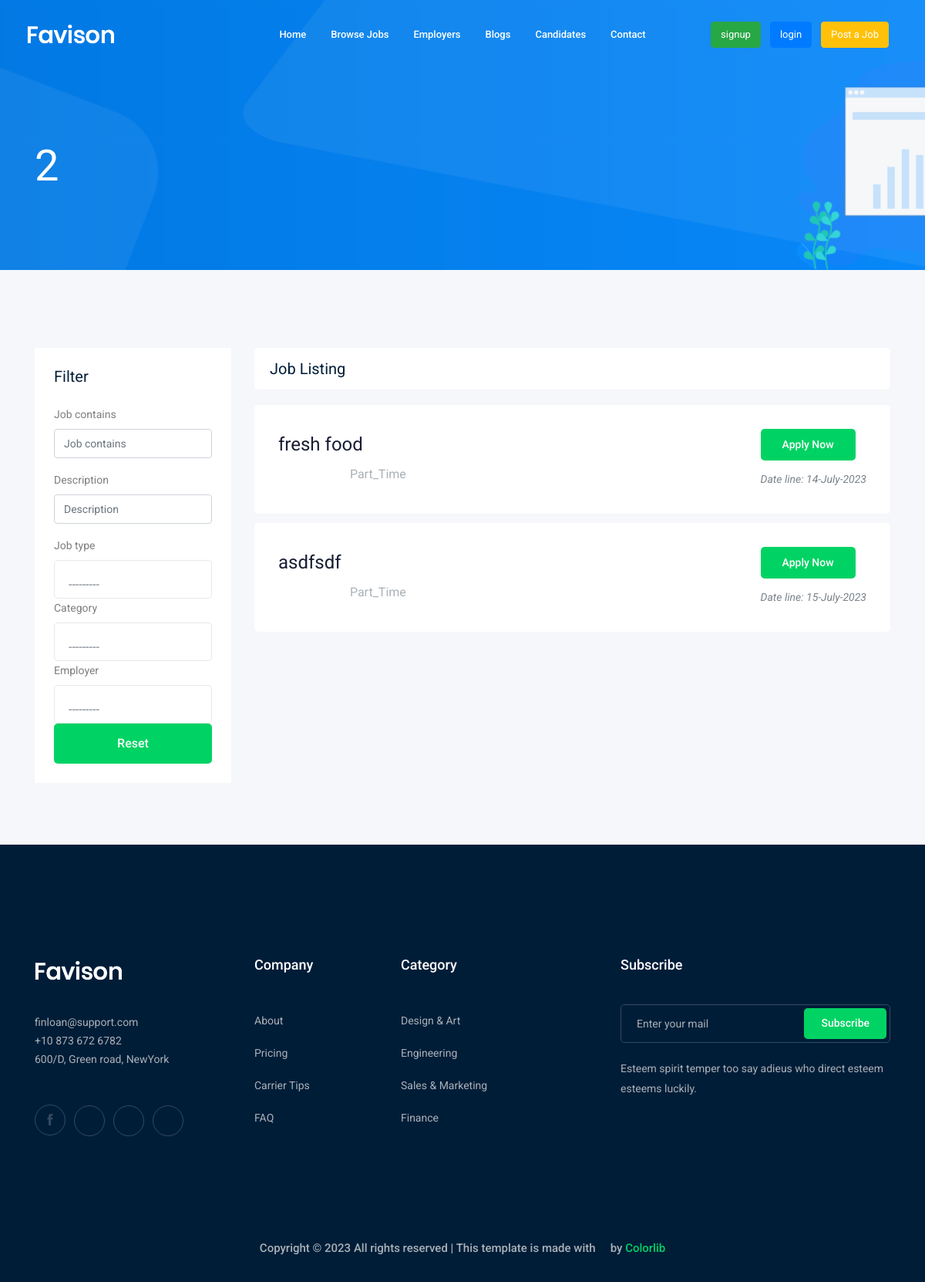
The page /jobs/ on the database as committed earlier.
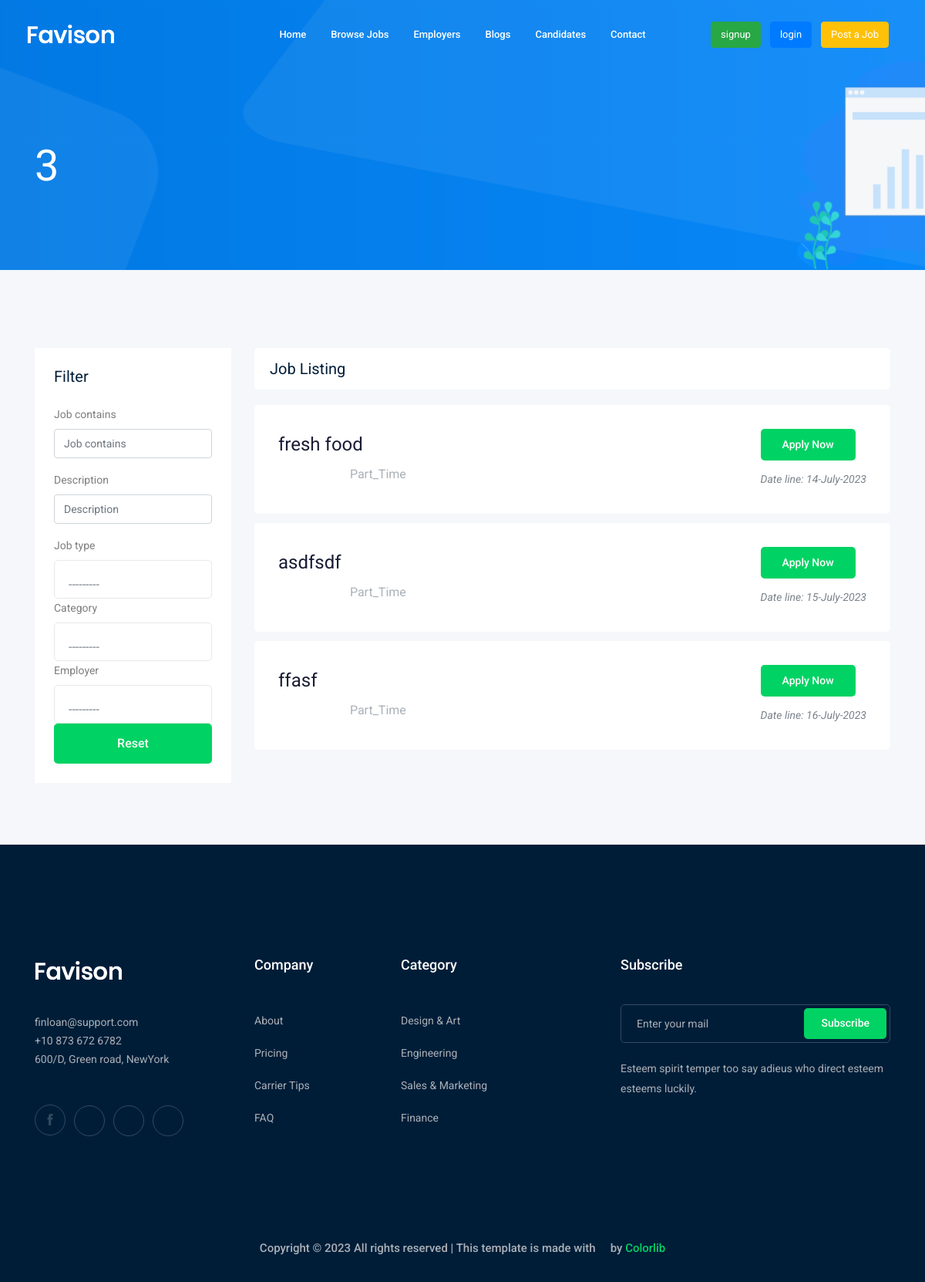
The same page on the database as committed later.
### board/models.py (models this page shows, shortened)
class Job(models.Model):
    author = models.ForeignKey(User, verbose_name=_(
        "author"), on_delete=models.SET_NULL, null=True, blank=True, related_name='job_author')
    name = models.CharField(_("job"), max_length=100)
    employer = models.ForeignKey(Employer, verbose_name=_(
        "employer"), on_delete=models.SET_NULL, related_name='job_employer', null=True, blank=True)
    category = models.ForeignKey(Category, verbose_name=_(
        "category"), on_delete=models.CASCADE, related_name='job_category')
    job_type = models.CharField(_("job type"), max_length=50, choices=JOB_TYPE)
    published_at = models.DateTimeField(_("published at"), auto_now_add=True)
    vacancy = models.IntegerField(_("vacancy"))
    salary = models.IntegerField(_("salary"))
    des = models.TextField(_("description"), max_length=2500)
    Qual = models.TextField(_("Qualifications"), max_length=2500)
    Res = models.TextField(_("Responsibility"), max_length=2500)
    Benefits = models.TextField(_("Benefits"), max_length=2500)
    slug = models.SlugField(_("slug"), null=True, blank=True, unique=True)
    def __str__(self):
        return self.name

### board/views.py (the view)
# urls.py: path('jobs/', Job_list ,name='job_list'),  #functions
def Job_list(request):
    jobs = Job.objects.all()
    myfilter = JobFilter(request.GET, queryset=jobs)
    jobs = myfilter.qs
    paginator = Paginator(jobs, 4)
    page_number = request.GET.get("page")
    page_obj = paginator.get_page(page_number)
    context = {'jobs': page_obj, 'count': Job.objects.all().count,
               'myfilter': myfilter}
    return render(request, 'board/job_list.html', context)

### board/models.py (called while the page is built)
    def __str__(self):
        return self.name

### companies/models.py (called while the page is built)
    def __str__(self):
        return self.company

### board/templates/board/job_list.html (shortened to what this page needs)
{% extends 'base.html' %}
{% load static %}
{% load bootstrap4 %}
{% block content %}
<div class="bradcam_area bradcam_bg_1">
    <div class="container">
        <div class="row">
            <div class="col-xl-12">
                <div class="bradcam_text">
                    <h3>{{count}}</h3>
                </div>
            </div>
        </div>
    </div>
</div>
<div class="job_listing_area plus_padding">
    <div class="container">
        <div class="row">
            <div class="col-lg-3">
                <div class="job_filter white-bg">
                    <div class="form_inner white-bg">
                        <h3>Filter</h3>
                        <form method="GET">
                            {% bootstrap_form myfilter.form %}
                            <div class="reset_btn">
                                <button class="boxed-btn3 w-100" type="submit">Reset</button>
                            </div>
                        </form>
                    </div>
                </div>
            </div>
            <div class="col-lg-9">
                <div class="recent_joblist_wrap">
                    <div class="recent_joblist white-bg ">
                        <div class="row align-items-center">
                            <div class="col-md-6">
                                <h4>Job Listing</h4>
                            </div>
                            <div class="col-md-6">
                            </div>
                        </div>
                    </div>
                </div>
                <div class="job_lists m-0">
                    <div class="row">
                        {% for job in jobs %}
                        <div class="col-lg-12 col-md-12">
                            <div class="single_jobs white-bg d-flex justify-content-between">
                                <div class="jobs_left d-flex align-items-center">
                                    <div class="jobs_conetent">
                                        <a href="{% url 'board:job_detail' job.slug %}">
                                            <h4>{{job}}</h4>
                                        </a>
                                        <div class="links_locat d-flex align-items-center">
                                            <div class="location">
                                                <p> <i class="fa fa-map-marker"></i> {{job.employer.location}}</p>
                                            </div>
                                            <div class="location">
                                                <p> <i class="fa fa-clock-o"></i> {{job.job_type}}</p>
                                            </div>
                                        </div>
                                    </div>
                                </div>
                                <div class="jobs_right">
                                    <div class="apply_now">
                                        <a href="{% url 'board:job_detail' job.slug %}" class="boxed-btn3">Apply Now</a>
                                    </div>
                                    <div class="date">
                                        <p>Date line: {{job.published_at|date:'d-N-Y'}}</p>
                                    </div>
                                </div>
                            </div>
                        </div>
                        {% endfor %}
                    </div>
                    <div class="row">
                        <div class="col-lg-12">
                        </div>
                    </div>
                </div>
            </div>
        </div>
    </div>
</div>
{% endblock %}

Rows that differ between the two databases and show on the page:
added Job: name "ffasf", job_type "Part_Time", published_at "16-July-2023"
Other text that changed with them:
{{ count }}: "2" → "3"
